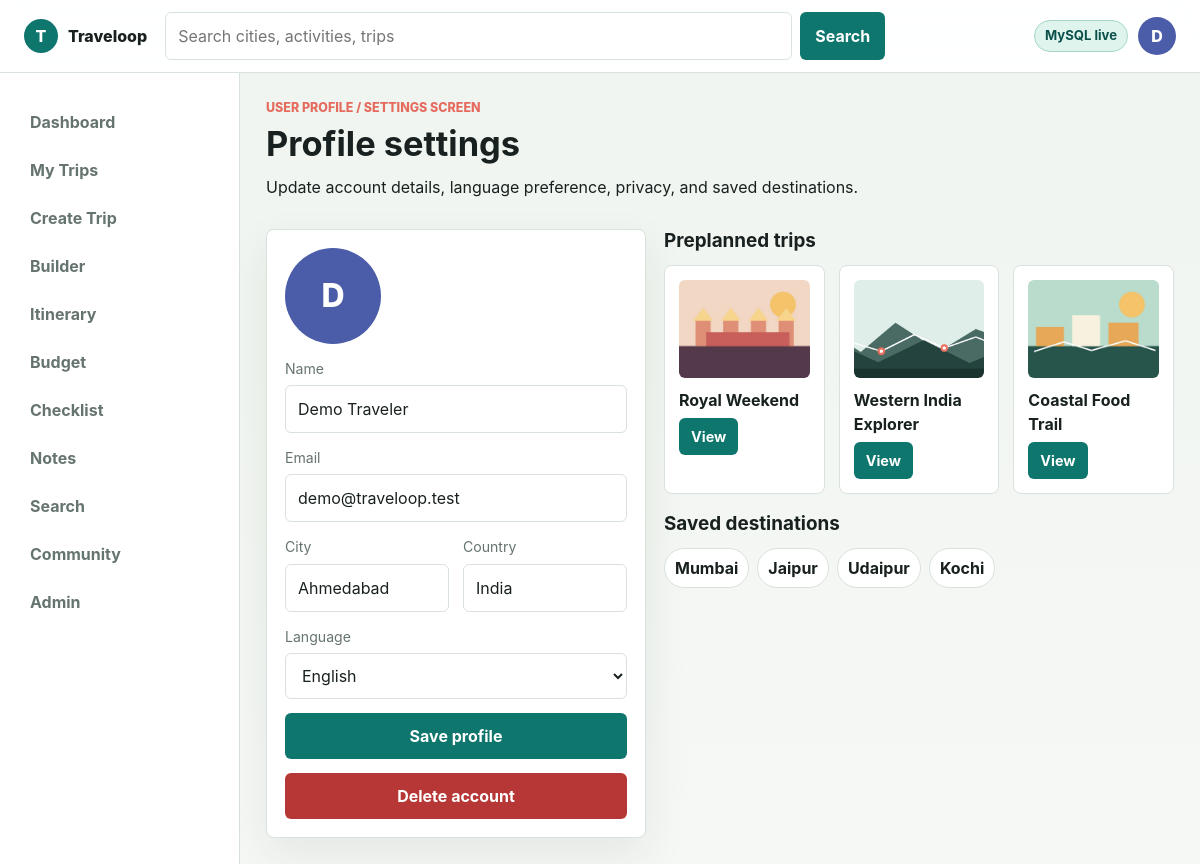
/profile, run on the app's committed database.
### tables this page shows
CREATE TABLE cities (
    id INT UNSIGNED AUTO_INCREMENT PRIMARY KEY,
    name VARCHAR(140) NOT NULL,
    country VARCHAR(120) NOT NULL,
    region VARCHAR(120) NOT NULL,
    cost_index INT UNSIGNED NOT NULL DEFAULT 50,
    popularity INT UNSIGNED NOT NULL DEFAULT 50,
    image VARCHAR(255) NULL,
    summary TEXT NULL,
    created_at TIMESTAMP DEFAULT CURRENT_TIMESTAMP
);

CREATE TABLE trips (
    id INT UNSIGNED AUTO_INCREMENT PRIMARY KEY,
    user_id INT UNSIGNED NOT NULL,
    name VARCHAR(160) NOT NULL,
    description TEXT NULL,
    start_date DATE NULL,
    end_date DATE NULL,
    cover_photo VARCHAR(255) NULL,
    budget_limit DECIMAL(10,2) NOT NULL DEFAULT 0,
    status ENUM('ongoing', 'upcoming', 'completed') NOT NULL DEFAULT 'upcoming',
    visibility ENUM('private', 'friends', 'public') NOT NULL DEFAULT 'private',
    share_code VARCHAR(40) NOT NULL UNIQUE,
    created_at TIMESTAMP DEFAULT CURRENT_TIMESTAMP,
    updated_at TIMESTAMP DEFAULT CURRENT_TIMESTAMP ON UPDATE CURRENT_TIMESTAMP,
    CONSTRAINT fk_trips_user FOREIGN KEY (user_id) REFERENCES users(id) ON DELETE CASCADE
);

### app/Core/View.php (called while the page is built, shortened)
<?php
final class View
{
    public static function render(string $template, array $data = []): string
    {
        extract($data, EXTR_SKIP);
        require APP_PATH . '/Views/' . $template . '.php';
        return (string) ob_get_clean();
    }
    public static function page(string $template, array $data = []): void
    {
        $content = self::render($template, $data);
        require APP_PATH . '/Views/layout.php';
    }
}

### app/Controllers/PageController.php (called while the page is built, shortened)
<?php
final class PageController
{
    public function profile(): void
    {
        View::page('pages/profile', $this->data([
            'title' => 'Profile Settings',
            'page' => 'profile',
            'trips' => $this->repo->trips(),
            'cities' => $this->repo->cities(),
        ]));
    }
    private function data(array $data): array
    {
        return array_merge([
            'user' => $this->repo->user(),
            'dbConnected' => $this->repo->databaseAvailable(),
        ], $data);
    }
}

### public/index.php (called while the page is built, shortened)
<?php
require APP_PATH . '/helpers.php';
require APP_PATH . '/Core/Router.php';
require APP_PATH . '/Core/View.php';
require APP_PATH . '/Controllers/PageController.php';
$controller = new PageController(new TravelRepository());
$router = new Router();
$router->get('/', [$controller, 'dashboard']);
$router->get('/dashboard', [$controller, 'dashboard']);
$router->get('/login', [$controller, 'login']);
$router->post('/login', [$controller, 'handleLogin']);
$router->get('/register', [$controller, 'register']);
$router->post('/register', [$controller, 'handleRegister']);
$router->get('/forgot-password', [$controller, 'forgot']);
$router->get('/trips', [$controller, 'trips']);
$router->get('/trips/create', [$controller, 'createTrip']);
$router->post('/trips', [$controller, 'storeTrip']);
$router->get('/trips/{id}', [$controller, 'itinerary']);
$router->get('/trips/{id}/builder', [$controller, 'builder']);
$router->get('/trips/{id}/budget', [$controller, 'budget']);
$router->get('/trips/{id}/checklist', [$controller, 'checklist']);
$router->post('/trips/{id}/checklist', [$controller, 'storeChecklist']);
$router->get('/trips/{id}/notes', [$controller, 'notes']);
$router->post('/trips/{id}/notes', [$controller, 'storeNote']);
$router->get('/trips/{id}/invoice', [$controller, 'invoice']);
$router->get('/search/cities', [$controller, 'citySearch']);
$router->get('/search/activities', [$controller, 'activitySearch']);
$router->get('/community', [$controller, 'community']);
$router->get('/share/{code}', [$controller, 'share']);
$router->get('/profile', [$controller, 'profile']);
$router->get('/admin', [$controller, 'admin']);
$router->dispatch($_SERVER['REQUEST_METHOD'], $_SERVER['REQUEST_URI']);

### app/helpers.php (called while the page is built, shortened)
<?php
function e(mixed $value): string
{
    return htmlspecialchars((string) $value, ENT_QUOTES, 'UTF-8');
}
function url(string $path = ''): string
{
    $base = defined('APP_BASE') ? APP_BASE : '';
    $path = '/' . ltrim($path, '/');
    return $base . ($path === '/' ? '' : $path);
}
function asset(string $path): string
{
    return url($path);
}

### app/Models/TravelRepository.php (called while the page is built, shortened)
<?php
final class TravelRepository
{
    public function trips(): array
    {
        return $this->fromDb(function (PDO $pdo): array {
            $stmt = $pdo->query(
                'SELECT t.*,
                    COALESCE(stop_counts.city_count, 0) AS city_count,
                    COALESCE(budget_totals.spent, 0) AS spent
                 FROM trips t
                 LEFT JOIN (
                    SELECT trip_id, COUNT(*) AS city_count
                    FROM trip_stops
                    GROUP BY trip_id
                 ) stop_counts ON stop_counts.trip_id = t.id
                 LEFT JOIN (
                    SELECT trip_id, SUM(estimated_cost) AS spent
                    FROM budget_items
                    GROUP BY trip_id
                 ) budget_totals ON budget_totals.trip_id = t.id
                 ORDER BY t.start_date ASC'
            );
            return $stmt->fetchAll();
        }, $this->sampleTrips());
    }
    public function cities(): array
    {
        return $this->fromDb(function (PDO $pdo): array {
            return $pdo->query('SELECT * FROM cities ORDER BY popularity DESC, name ASC')->fetchAll();
        }, $this->sampleCities());
    }
    private function fromDb(callable $callback, mixed $fallback): mixed
    {
        $pdo = Database::connection();
        try {
            return $callback($pdo);
        } catch (Throwable) {
            return $fallback;
        }
    }
    private function sampleTrips(): array
    {
        return [
            [
                'id' => 1,
                'name' => 'Western India Explorer',
                'description' => 'A city-to-city plan through food, heritage walks, lake evenings, and local markets.',
                'start_date' => '2026-05-18',
                'end_date' => '2026-05-25',
                'cover_photo' => 'assets/img/traveloop-cover.jpg',
                'budget_limit' => 2200,
                'status' => 'ongoing',
                'share_code' => 'west-loop',
                'city_count' => 3,
                'spent' => 1840,
            ],
            [
                'id' => 2,
                'name' => 'Coastal Food Trail',
                'description' => 'A short Kochi getaway planned around ferry rides, cafes, and spice markets.',
                'start_date' => '2026-06-12',
                'end_date' => '2026-06-16',
                'cover_photo' => 'assets/img/city-kochi.jpg',
                'budget_limit' => 1200,
                'status' => 'upcoming',
                'share_code' => 'coast-food',
                'city_count' => 1,
                'spent' => 790,
            ],
            [
                'id' => 3,
                'name' => 'Royal Weekend',
                'description' => 'Jaipur palaces, stepwells, textiles, and a compact activity calendar.',
                'start_date' => '2026-04-04',
                'end_date' => '2026-04-07',
                'cover_photo' => 'assets/img/city-jaipur.jpg',
                'budget_limit' => 950,
                'status' => 'completed',
                'share_code' => 'royal-weekend',
                'city_count' => 1,
                'spent' => 880,
            ],
        ];
    }
    private function sampleCities(): array
    {
        return [
            ['id' => 1, 'name' => 'Mumbai', 'country' => 'India', 'region' => 'West India', 'cost_index' => 72, 'popularity' => 94, 'image' => 'assets/img/city-mumbai.jpg', 'summary' => 'Street food, colonial walks, sea views, and late-night neighborhoods.'],
            ['id' => 2, 'name' => 'Jaipur', 'country' => 'India', 'region' => 'Rajasthan', 'cost_index' => 58, 'popularity' => 91, 'image' => 'assets/img/city-jaipur.jpg', 'summary' => 'Palaces, forts, textile markets, and structured day tours.'],
            ['id' => 3, 'name' => 'Udaipur', 'country' => 'India', 'region' => 'Rajasthan', 'cost_index' => 64, 'popularity' => 88, 'image' => 'assets/img/city-udaipur.jpg', 'summary' => 'Lakefront stays, sunset viewpoints, and compact walking routes.'],
            ['id' => 4, 'name' => 'Kochi', 'country' => 'India', 'region' => 'Kerala', 'cost_index' => 61, 'popularity' => 83, 'image' => 'assets/img/city-kochi.jpg', 'summary' => 'Ferries, food trails, historic lanes, and harbor evenings.'],
        ];
    }
}

### app/Views/pages/profile.php (the view, shortened to what this page needs)
<section class="page-head">
    <div>
        <p class="eyebrow">User Profile / Settings Screen</p>
        <h1>Profile settings</h1>
        <p>Update account details, language preference, privacy, and saved destinations.</p>
    </div>
</section>
<section class="profile-layout">
    <form class="profile-card">
        <div class="avatar-large"><?= e(substr($user['name'] ?? 'U', 0, 1)) ?></div>
        <label>
            <span>Name</span>
            <input type="text" value="<?= e($user['name'] ?? '') ?>">
        </label>
        <label>
            <span>Email</span>
            <input type="email" value="<?= e($user['email'] ?? '') ?>">
        </label>
        <div class="two-col">
            <label>
                <span>City</span>
                <input type="text" value="<?= e($user['city'] ?? '') ?>">
            </label>
            <label>
                <span>Country</span>
                <input type="text" value="<?= e($user['country'] ?? '') ?>">
            </label>
        </div>
        <label>
            <span>Language</span>
            <select>
                <option><?= e($user['language'] ?? 'English') ?></option>
            </select>
        </label>
        <button class="button primary" type="button">Save profile</button>
        <button class="button danger" type="button">Delete account</button>
    </form>
    <div class="profile-side">
        <section>
            <h2>Preplanned trips</h2>
            <div class="mini-grid three">
                <?php foreach (array_slice($trips, 0, 3) as $trip): ?>
                    <article class="mini-card">
                        <img src="<?= asset($trip['cover_photo']) ?>" alt="">
                        <h3><?= e($trip['name']) ?></h3>
                        <a class="button small" href="<?= url('/trips/' . $trip['id']) ?>">View</a>
                    </article>
                <?php endforeach; ?>
            </div>
        </section>
        <section>
            <h2>Saved destinations</h2>
            <div class="chip-list">
                <?php foreach (array_slice($cities, 0, 4) as $city): ?>
                    <span><?= e($city['name']) ?></span>
                <?php endforeach; ?>
            </div>
        </section>
    </div>
</section>

### app/Core/Router.php (shortened to what this page needs)
<?php
final class Router
{
    private array $routes = [];
    private function add(string $method, string $pattern, callable|array $handler): void
    {
        $this->routes[] = [
            'method' => $method,
            'pattern' => $pattern,
            'regex' => $this->compile($pattern),
            'handler' => $handler,
        ];
    }
    public function dispatch(string $method, string $uri): void
    {
        $path = parse_url($uri, PHP_URL_PATH) ?: '/';
        $path = '/' . trim($path, '/');
        foreach ($this->routes as $route) {
            if ($route['method'] !== $method) {
                continue;
            }
            if (preg_match($route['regex'], $path, $matches)) {
                $params = array_filter($matches, 'is_string', ARRAY_FILTER_USE_KEY);
                call_user_func_array($route['handler'], $params);
                return;
            }
        }
    }
    private function compile(string $pattern): string
    {
        $regex = preg_replace('#\{([a-zA-Z_][a-zA-Z0-9_]*)\}#', '(?P<$1>[^/]+)', $pattern);
        return '#^' . $regex . '$#';
    }
}

### public/assets/css/app.css (style rules this page uses)
:root { --bg: #f6f8f5; --surface: #ffffff; --surface-strong: #eef4ef; --ink: #18211f; --muted: #66746f; --line: #d9e2dc; --teal: #0f766e; --teal-dark: #0b4f4a; --coral: #e56b5f; --amber: #c9892b; --indigo: #4b5ca8; --danger: #b73737; --shadow: 0 18px 45px rgba(24, 33, 31, 0.08); --radius: 8px; --sans: Inter, ui-sans-serif, system-ui, -apple-system, BlinkMacSystemFont, "Segoe UI", sans-serif; color: var(--ink); background: var(--bg); font: 16px/1.5 var(--sans); letter-spacing: 0; }
* { box-sizing: border-box; }
body { margin: 0; min-height: 100svh; background: linear-gradient(180deg, rgba(238, 244, 239, 0.9), rgba(246, 248, 245, 0.95)), var(--bg); }
img { display: block; max-width: 100%; }
a { color: inherit; }
button, input, select, textarea { font: inherit; }
input, select, textarea { width: 100%; border: 1px solid var(--line); border-radius: 6px; padding: 11px 12px; color: var(--ink); background: #ffffff; outline: none; }
label span { display: block; margin-bottom: 6px; color: var(--muted); font-size: 0.88rem; }
h1, h2, h3, p { margin-top: 0; }
h1 { font-size: 2.15rem; line-height: 1.12; margin-bottom: 12px; }
h2 { font-size: 1.18rem; line-height: 1.25; margin-bottom: 12px; }
h3 { font-size: 1rem; margin-bottom: 6px; }
.brand-mark, .icon-link, .avatar-large, .post-avatar, .avatar-placeholder { display: grid; place-items: center; border-radius: 50%; font-weight: 800; }
.global-search button, .button, .segmented a, .segmented button { border: 1px solid transparent; border-radius: 6px; cursor: pointer; text-decoration: none; transition: transform 160ms ease, border-color 160ms ease, background 160ms ease; }
.global-search button, .button { display: inline-flex; align-items: center; justify-content: center; min-height: 42px; padding: 10px 14px; color: #ffffff; background: var(--teal); font-weight: 700; }
.button.primary { background: var(--teal); }
.button.danger { background: var(--danger); }
.button.small { min-height: 34px; padding: 7px 11px; font-size: 0.9rem; }
.auth-card, .panel-form, .suggestion-panel, .builder-aside, .budget-summary, .donut-card, .breakdown-panel, .profile-card, .table-panel, .invoice-paper, .check-group, .note-card, .community-post, .metric { border: 1px solid var(--line); border-radius: var(--radius); background: var(--surface); box-shadow: var(--shadow); }
.two-col { display: grid; grid-template-columns: repeat(2, minmax(0, 1fr)); gap: 14px; }
.eyebrow { margin-bottom: 7px; color: var(--coral); font-size: 0.78rem; font-weight: 800; text-transform: uppercase; }
.section-head, .page-head { display: flex; justify-content: space-between; gap: 16px; align-items: flex-end; margin: 20px 0 14px; }
.page-head { align-items: center; margin-top: 0; }
.city-grid, .trip-card-grid, .mini-grid { display: grid; grid-template-columns: repeat(4, minmax(0, 1fr)); gap: 14px; }
.city-card, .trip-card, .mini-card, .wide-row, .search-result, .stop-section, .timeline-day { border: 1px solid var(--line); border-radius: var(--radius); overflow: hidden; background: var(--surface); }
.city-card div, .mini-card, .trip-card-body { padding: 14px; }
.form-and-suggestions, .builder-grid, .itinerary-layout, .budget-grid, .checklist-layout, .profile-layout, .notes-layout, .admin-grid { display: grid; grid-template-columns: minmax(320px, 0.85fr) minmax(0, 1.15fr); gap: 18px; align-items: start; }
.panel-form, .suggestion-panel, .builder-aside, .budget-summary, .donut-card, .breakdown-panel, .profile-card, .table-panel { padding: 18px; }
.panel-form, .compact-form, .profile-card { display: grid; gap: 14px; }
.mini-grid { grid-template-columns: repeat(3, minmax(0, 1fr)); }
.mini-grid.three { grid-template-columns: repeat(3, minmax(0, 1fr)); }
.mini-card img { width: 100%; aspect-ratio: 4 / 3; border-radius: 6px; object-fit: cover; margin-bottom: 10px; }
.profile-layout { grid-template-columns: 380px minmax(0, 1fr); }
.avatar-large { width: 96px; height: 96px; color: #ffffff; background: var(--indigo); font-size: 2rem; }
.profile-side { display: grid; gap: 18px; }
.chip-list { display: flex; flex-wrap: wrap; gap: 8px; }
.chip-list span { border: 1px solid var(--line); border-radius: 999px; padding: 7px 10px; background: #ffffff; font-weight: 700; }

### data on the page
cities: country "India", name "Mumbai"
trips: cover_photo (picture), name "Royal Weekend"
trips: cover_photo (picture), name "Western India Explorer"
trips: cover_photo (picture), name "Coastal Food Trail"
cities: name "Jaipur"
cities: name "Udaipur"
cities: name "Kochi"

### other printed values
form field value "English"
